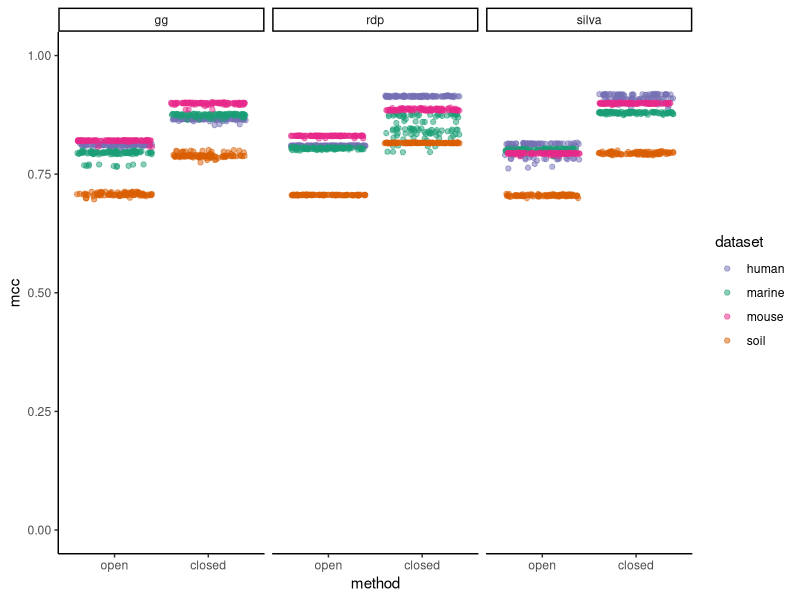
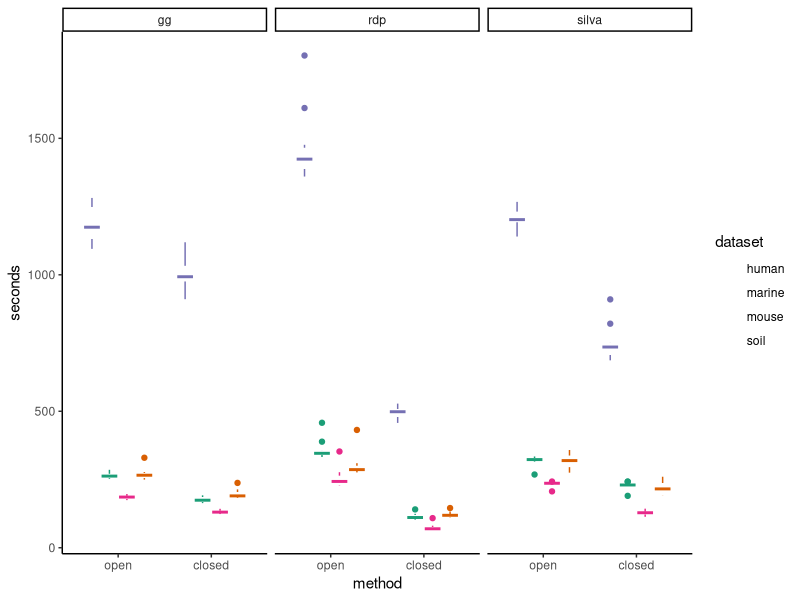
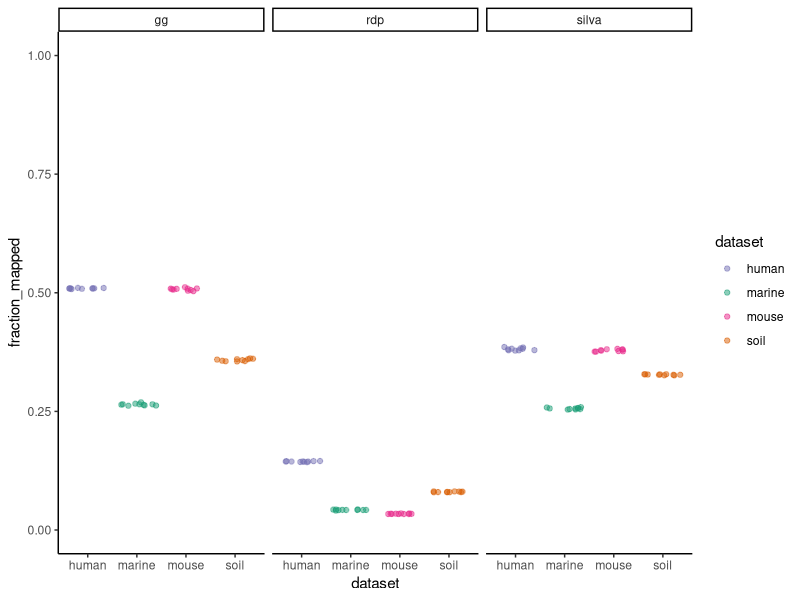

These charts were generated, in order, by the following R code:
## ---- chunk 1
knitr::opts_chunk$set(echo = TRUE,
                      message = FALSE,
                      fig.path = "figures/"
                      )
## ---- chunk 2
library(here)
library(tidyverse)
theme_set(theme_classic())
color_palette <- RColorBrewer::brewer.pal(4, "Dark2")
dataset_colors <- list(human = color_palette[[3]],
                       marine = color_palette[[1]],
                       mouse = color_palette[[4]],
                       soil = color_palette[[2]]
                       )
## ---- chunk 3
relevel_method <- function(df) {
  df %>%
    mutate(method = fct_relevel(method, c("open", "closed", "de_novo")))
}
## ---- chunk 4
sensspec <-
  read_tsv(here('subworkflows/2_fit_reference_db/results/sensspec.tsv')) %>%
  relevel_method()
sensspec %>%
  group_by(dataset, method) %>%
  ggplot(aes(x = method, y = mcc, color = dataset)) +
  geom_jitter(alpha = 0.5) +
  scale_color_manual(values = dataset_colors) +
  ylim(0, 1) +
  facet_wrap("ref") 
## ---- chunk 5
benchmarks <-
  read_tsv(here('subworkflows/2_fit_reference_db/results/benchmarks.tsv')) %>%
  relevel_method
benchmarks %>%
  group_by(dataset, method) %>%
  ggplot(aes(x = method, y = s, color = dataset)) +
  geom_boxplot() +
  scale_color_manual(values = dataset_colors) +
  facet_wrap("ref") +
  labs(y = 'seconds')
## ---- chunk 6
input_sizes <-
  read_tsv(here('subworkflows/2_fit_reference_db/results/input_sizes.tsv'))
## ---- chunk 7
fractions <- read_tsv(here('subworkflows/2_fit_reference_db/results/fraction_reads_mapped.tsv'))
fractions %>% 
  ggplot(aes(x=dataset, y=fraction_mapped, color=dataset)) +
  geom_jitter(alpha = 0.5) +
  scale_color_manual(values = dataset_colors) +
  facet_wrap("ref") +
  ylim(0, 1)
